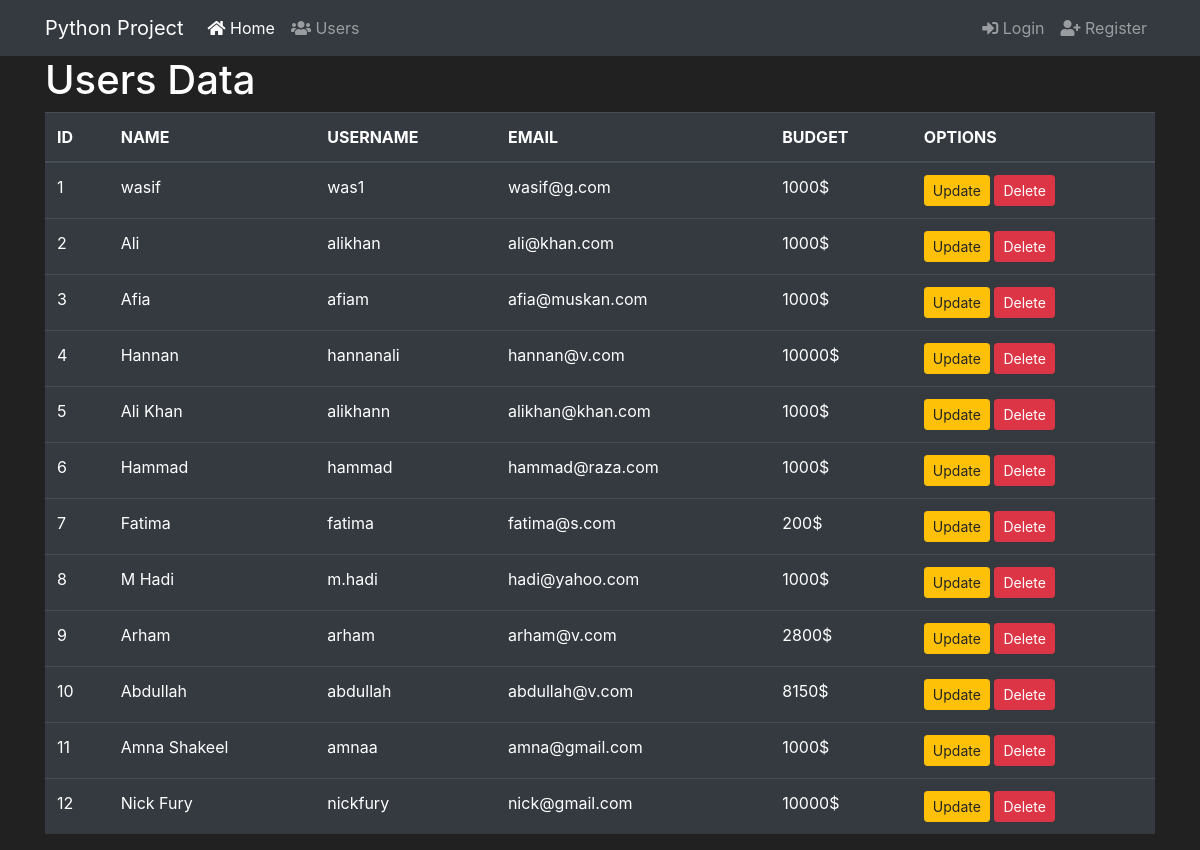
Screenshot of /users with the database file from the repository.
### market/models.py (models this page shows, shortened)
class User(db.Model, UserMixin):
    id = db.Column(db.Integer(), primary_key=True)
    fullname = db.Column(db.String(length=30), nullable=False)
    username = db.Column(db.String(length=30), nullable=False, unique=True)
    email    = db.Column(db.String(length=50), nullable=False, unique=True)
    password = db.Column(db.String(length=50), nullable=False)
    budget   = db.Column(db.Integer(), nullable=False, default=1000)
    items = db.relationship('Item', backref='owned_user', lazy=True)
    @property
    def password_hash(self):
        return self.password

### market/routes.py (the view)
@app.route('/users')
def user_page():
    users = User.query.all()
    return render_template('users.html', users=users)

### market/templates/users.html (shortened to what this page needs)
{% extends 'base.html' %}
{% block content %}
    <section>
        <div class="container">
            <h1>Users Data</h1>
            <table class="table table-hover table-dark">
                <thead>
                    <tr>
                        <th scope="col">ID</th>
                        <th scope="col">NAME</th>
                        <th scope="col">USERNAME</th>
                        <th scope="col">EMAIL</th>
                        <th scope="col">BUDGET</th>
                        <th scope="col">OPTIONS</th>
                    </tr>
                </thead>
                <tbody>
                    {% for user in users %}
                        <tr>
                            <td>{{ user.id }}</td>
                            <td>{{ user.fullname }}</td>
                            <td>{{ user.username }}</td>
                            <td>{{ user.email }}</td>
                            <td>{{ user.budget }}$</td>
                            <td>
                                <a href="{{ url_for('update_page') }}" class="btn btn-outline btn-warning btn-sm">Update</a>
                                <a href="#" class="btn btn-outline btn-danger btn-sm">Delete</a>
                            </td>
                        </tr>
                    {% endfor %}
                </tbody>
            </table>
        </div>
    </section>
{% endblock %}

### market/templates/base.html (shortened to what this page needs)
<!doctype html>
<html lang="en">
<head>
    <link rel="stylesheet" href="https://cdnjs.cloudflare.com/ajax/libs/font-awesome/5.15.3/css/all.min.css">
    <link rel="stylesheet" href="https://cdn.jsdelivr.net/npm/bootstrap@4.5.3/dist/css/bootstrap.min.css">
</head>
<body>
    <nav class="navbar navbar-expand-md navbar-dark bg-dark">
        <div class="container">
            <a class="navbar-brand" href="#">Python Project</a>
            <div class="collapse navbar-collapse" id="navbarNav">
                <ul class="navbar-nav mr-auto">
                    <li class="nav-item active">
                        <a class="nav-link" href="{{ url_for('home_page') }}">
                            <i class="fas fa-home"></i>
                            Home <span class="sr-only">(current)</span>
                        </a>
                    </li>
                    <li class="nav-item">
                        <a class="nav-link" href="{{ url_for('user_page') }}">
                            <i class="fas fa-users"></i>
                            Users
                        </a>
                    </li>
                </ul>
                {% if current_user.is_authenticated %}
                    <ul class="navbar-nav">
                        <li class="nav-item">
                            <a class="nav-link" style="color: lawngreen;font-weight: bold;">
                                <i class="fas fa-coins"></i>
                                {{ current_user.prettierBudget }}
                            </a>
                        </li>
                        <li class="nav-item">
                            <a class="nav-link">
                                <i class="fas fa-user"></i>
                                Welcome, {{ current_user.fullname }}
                            </a>
                        </li>
                        <li class="nav-item">
                            <a class="nav-link" href="{{ url_for('logout_page') }}">
                                <i class="fas fa-sign-out-alt"></i>
                                Logout
                            </a>
                        </li>
                    </ul>
                {% else %}
                    <ul class="navbar-nav">
                        <li class="nav-item">
                            <a class="nav-link" href="{{ url_for('login_page') }}">
                                <i class="fas fa-sign-in-alt"></i>
                                Login
                            </a>
                        </li>
                        <li class="nav-item">
                            <a class="nav-link" href="{{ url_for('register_page') }}">
                                <i class="fas fa-user-plus"></i>
                                Register
                            </a>
                        </li>
                    </ul>
                {% endif %}
            </div>
        </div>
    </nav>
    {% block content %}
    {% endblock %}
</body>
</html>

### market/templates/base.html (style rules this page uses)
body { background: #212121; color: white; }

### rows the page displays
User: id "1", fullname "wasif", username "was1", email "wasif@g.com", budget "1000"
User: id "2", fullname "Ali", username "alikhan", email "ali@khan.com", budget "1000"
User: id "3", fullname "Afia", username "afiam", email "afia@muskan.com", budget "1000"
User: id "4", fullname "Hannan", username "hannanali", email "hannan@v.com", budget "10000"
User: id "5", fullname "Ali Khan", username "alikhann", email "alikhan@khan.com", budget "1000"
User: id "6", fullname "Hammad", username "hammad", email "hammad@raza.com", budget "1000"
User: id "7", fullname "Fatima", username "fatima", email "fatima@s.com", budget "200"
User: id "8", fullname "M Hadi", username "m.hadi", email "hadi@yahoo.com", budget "1000"
User: id "9", fullname "Arham", username "arham", email "arham@v.com", budget "2800"
User: id "10", fullname "Abdullah", username "abdullah", email "abdullah@v.com", budget "8150"
User: id "11", fullname "Amna Shakeel", username "amnaa", email "amna@gmail.com", budget "1000"
User: id "12", fullname "Nick Fury", username "nickfury", email "nick@gmail.com", budget "10000"
